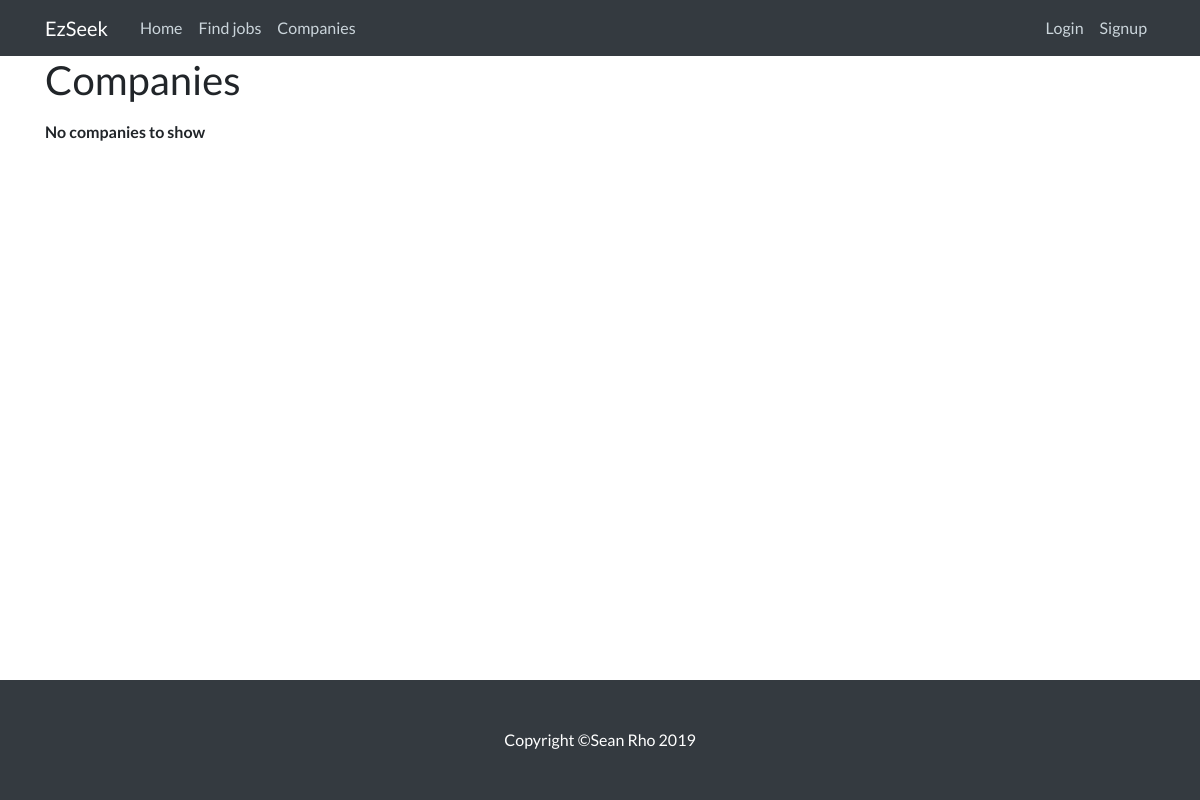
The page /companies on the database as committed earlier.
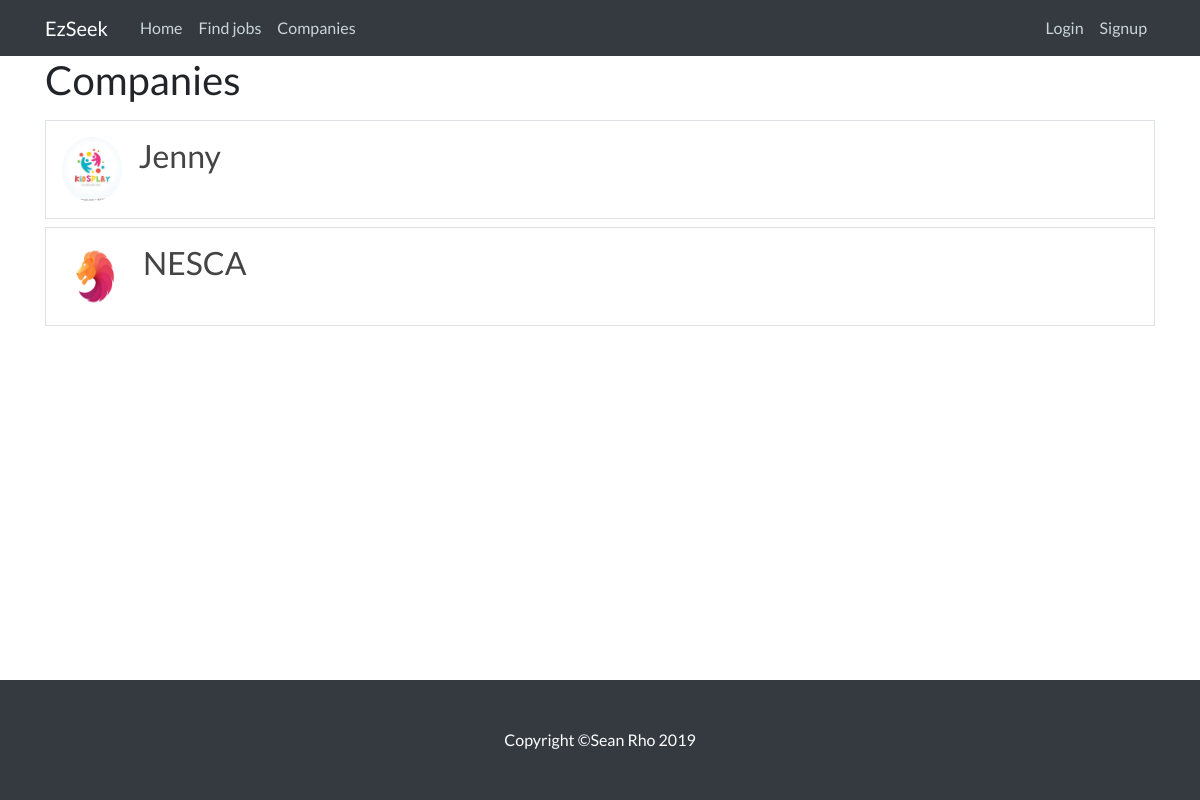
The same page on the database as committed later.
### RS/models.py (models this page shows, shortened)
class Company(models.Model):
    user = models.OneToOneField(User, on_delete=models.CASCADE) # ONE TO ONE FIELD IS IMPORTANT
    name = models.CharField(max_length=50, default = 'null')
    bio = models.TextField(max_length=500, blank=True)
    location = models.CharField(max_length=30, blank=True)
    industry = models.CharField(max_length=30, blank=True)

class Profile(models.Model):
    user = models.OneToOneField(User, on_delete=models.CASCADE)
    image = models.ImageField(default='default.jpg', upload_to='profile_pics')

### RS/views.py (the view)
# urls.py: path('companies', CompanyListView.as_view(), name = 'companies'),
class CompanyListView(ListView):
    model = Company
    template_name = 'companies.html'
    context_object_name = 'companies'
    ordering = ['name']
    paginate_by = 10

### RS/templates/companies.html (shortened to what this page needs)
{% extends "base.html" %}
{% block content %}
    <h1 class="mb-3">Companies </h1>
    {% for company in companies %}
    <div>
     <div class="media border p-3 mb-2">
      <img class="rounded-circle article-img" src="{{ company.user.profile.image.url }}">
       <div class="card h-100 w-100 border-0">
         <h2 class="card-title">
          <a class="article-title" href="{% url 'companyDetail' company.id %}">{{ company.user.username }}</a>
         </h2>
       </div>
     </div>
    {% empty %}
    <p class="article-content"><b class="font-weight-bold">No companies to show</b></p>
    {% endfor %}
{% endblock content %}

Rows that differ between the two databases and show on the page:
added Company: user.profile.image (picture), user.username "Jenny"
added Company: user.profile.image (picture), user.username "NESCA"
Other text that changed with them:
text no longer shown: "No companies to show"
